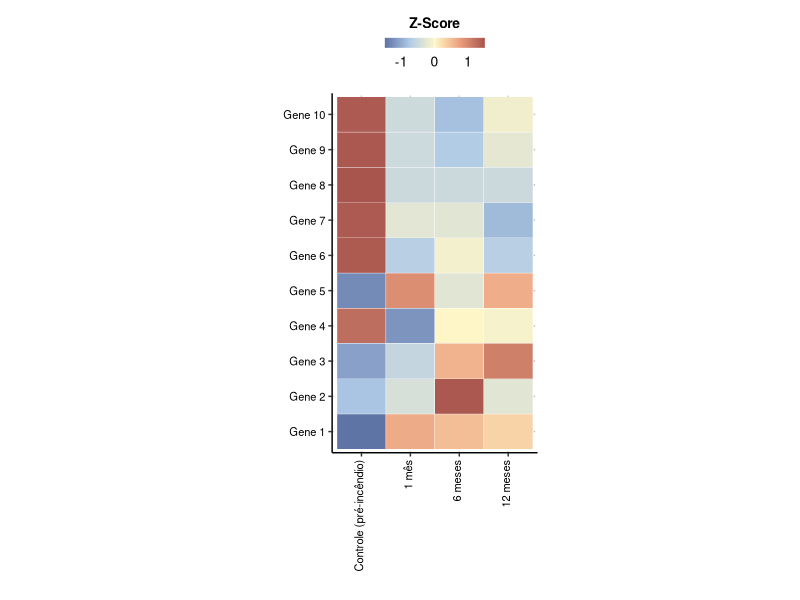
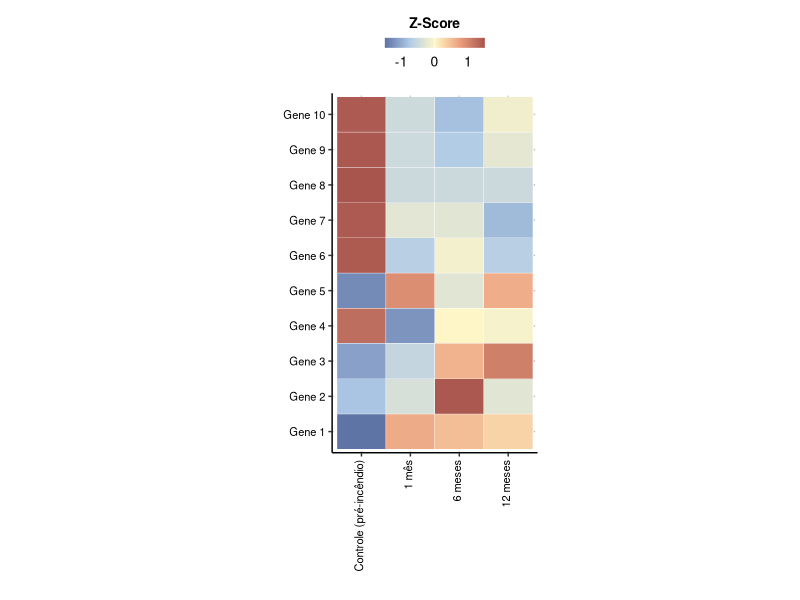

Source code (R) for these figures, in order:
# Script - Gráfico Função ---------------------------------------------------------------------

require(ggplot2)
require(dplyr)
require(tidyr)
require(stringr)
require(reshape2)
require(RColorBrewer)
require(plyr)

setwd("D:/Unesp/cursos/curso_MetagMaRe/Aval/scripts/")

set.seed(1)

# Gerando dados mock --------------------------------------------------------------------------

dt_barplot = data.frame("id" = "x")

for (i in c("T0", "T1", "T2", "T3")) {
  text = paste0("SAMPLE_", i)
  dt_barplot[[text]] = 0
}

for (i in 1:10) {
  
  dt_barplot[i,1] = paste0("Gene ",i)
  
  dt_barplot[i,2:5] = 0
}

{

  dt_barplot[1:4,2] = rnorm(4, 50, 30)
  dt_barplot[5:7,2] = rnorm(3, 150, 30)
  dt_barplot[8:10,2] = rnorm(3, 150, 50)
  
  dt_barplot[1,3] = rnorm(1, 250, 20)
  dt_barplot[2:4,3] = rnorm(3, 50, 20)
  dt_barplot[5,3] = rnorm(1, 250, 20)
  dt_barplot[6:7,3] = rnorm(2, 50, 30)
  dt_barplot[8,3] = 0
  dt_barplot[9:10,3] = rnorm(2, 20, 8)
  
  dt_barplot[1,4] = rnorm(1, 250, 20)
  dt_barplot[2:4,4] = rnorm(3, 50, 20)
  dt_barplot[5,4] = rnorm(1, 250, 20)
  dt_barplot[6:7,4] = rnorm(2, 50, 30)
  dt_barplot[8,4] = 0
  dt_barplot[9:10,4] = rnorm(2, 10, 2)
  
  dt_barplot[1,5] = rnorm(1, 250, 20)
  dt_barplot[2:4,5] = rnorm(3, 50, 20)
  dt_barplot[5,5] = rnorm(1, 250, 20)
  dt_barplot[6:7,5] = rnorm(2, 50, 30)
  dt_barplot[8,5] = 0
  dt_barplot[9:10,5] = rnorm(2, 50, 10)
  
}

dt_barplot_comp = dt_barplot

for (i in seq(1,10)) {
  mean = mean(as.numeric(dt_barplot_comp[i,-1]))
  zscore = ((dt_barplot_comp[i,-1]-mean)/sd(as.numeric(dt_barplot_comp[i,-1])))
  dt_barplot_comp[i,-1] = zscore
}

melt_barplot_comp = melt(dt_barplot_comp)

melt_barplot_comp[["id"]] = factor(melt_barplot_comp$id, levels = c(unique(melt_barplot_comp$id)))

melt_barplot_comp[["time"]] = 
  factor(rep(c(
    rep("Controle (pré-incêndio)", 10), rep("1 mês", 10), rep("6 meses", 10), rep("12 meses", 10))), 
    levels = c("Controle (pré-incêndio)", "1 mês", "6 meses", "12 meses"))

# Gráfico -------------------------------------------------------------------------------------

g1 <- ggplot(melt_barplot_comp, aes(fill=value, y=id, x=time)) + 
  geom_tile(aes(fill = value), colour = "white", size = .1) + 
  theme_classic() +
  scale_fill_gradientn(name = "Z-Score", colours = c("#5D74A5FF", "#B0CBE7FF", "#FEF7C7FF", "#EBA07EFF", "#A8554EFF"), 
                       breaks = c(-2, -1, 0, 1, 2), 
                       labels = c("-2", "-1", "0", "1", "2")) + 
  guides(fill = guide_colourbar(barheight = 0.5, barwidth = 5, 
                                label.position = "bottom", title.position = "top", 
                                title.hjust = .5, draw.ulim = FALSE, draw.llim = FALSE)) + 
  xlab("") +
  ylab("") +
  
  
  theme(legend.position = "top",
        legend.text = element_text(size = 10),
        legend.key.width = unit(10, "pt"),
        legend.key.height = unit(10, "pt"),
        legend.title = element_text(face = "bold", size = 10, hjust = .5),
        
        axis.title.y = element_text(size = 12, face = "bold", colour = "black"),
        axis.title.x = element_text(size = 12, face = "bold", colour = "black"),
        axis.text.x = element_text(size = 8, colour = "black", angle = 90, vjust = 0.2, hjust = 1),
        axis.text.y = element_text(size = 8, colour = "black"),
        
        strip.text.y.left = element_blank(),
        strip.text.x = element_text(face = "bold", size = 10, hjust = .5),
        strip.placement = "outside",
        #strip.background.y = element_blank(),
        
        panel.spacing.x = unit(5, "pt"),
        panel.spacing.y = unit(2, "pt"),
        panel.grid.major = element_line(colour = 'gray75', linetype = 'dotted'), 
        panel.grid.minor = element_blank(),
        
        aspect.ratio = 1.75)

g1

ggsave("./figures/func.png", 
       plot = g1, 
       dpi = 1200, 
       device = "png",
       width = 6, 
       height = 5)

# Fim -----------------------------------------------------------------------------------------
